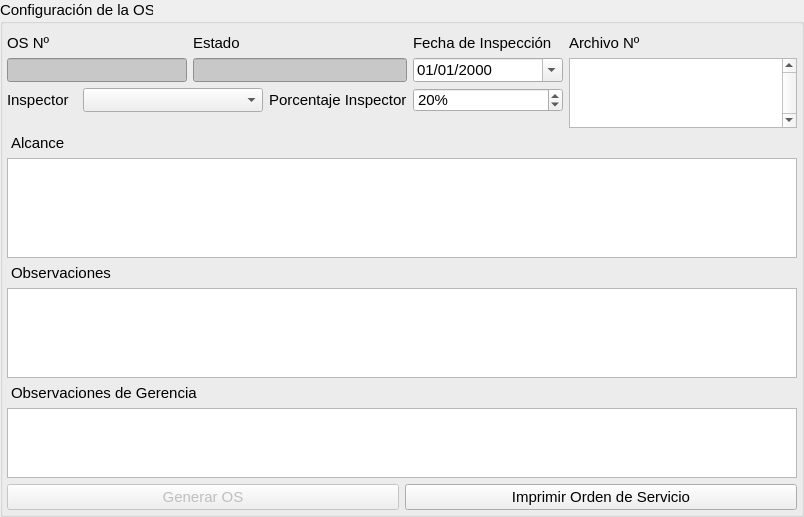
         <widget class="QWidget" name="scrollAreaWidgetContents_3">
          <property name="geometry">
           <rect>
            <x>0</x>
            <y>0</y>
            <width>804</width>
            <height>514</height>
           </rect>
          </property>
          <property name="minimumSize">
           <size>
            <width>0</width>
            <height>0</height>
           </size>
          </property>
          <layout class="QGridLayout" name="gridLayout_8">
           <property name="leftMargin">
            <number>0</number>
           </property>
           <property name="topMargin">
            <number>0</number>
           </property>
           <property name="rightMargin">
            <number>0</number>
           </property>
           <property name="bottomMargin">
            <number>0</number>
           </property>
           <property name="spacing">
            <number>0</number>
           </property>
           <item row="0" column="0">
            <widget class="QGroupBox" name="orderDataGroupBox_2">
             <property name="maximumSize">
              <size>
               <width>16777215</width>
               <height>16777215</height>
              </size>
             </property>
             <property name="font">
              <font>
               <pointsize>11</pointsize>
               <weight>50</weight>
               <bold>false</bold>
              </font>
             </property>
             <property name="title">
              <string>Configuración de la OS</string>
             </property>
             <layout class="QGridLayout" name="gridLayout_21">
              <property name="leftMargin">
               <number>4</number>
              </property>
              <property name="topMargin">
               <number>4</number>
              </property>
              <property name="rightMargin">
               <number>4</number>
              </property>
              <property name="bottomMargin">
               <number>4</number>
              </property>
              <item row="3" column="0">
               <widget class="QLabel" name="label_41">
                <property name="font">
                 <font>
                  <pointsize>11</pointsize>
                 </font>
                </property>
                <property name="text">
                 <string>Observaciones</string>
                </property>
                <property name="indent">
                 <number>4</number>
                </property>
               </widget>
              </item>
              <item row="0" column="0">
               <layout class="QGridLayout" name="gridLayout_9">
                <property name="topMargin">
                 <number>6</number>
                </property>
                <property name="bottomMargin">
                 <number>0</number>
                </property>
                <item row="1" column="2" colspan="3">
                 <widget class="QLineEdit" name="soAccStateLineEdit">
                  <property name="minimumSize">
                   <size>
                    <width>150</width>
                    <height>24</height>
                   </size>
                  </property>
                  <property name="styleSheet">
                   <string notr="true">background-color: rgb(200, 200, 200);
font: 75 oblique 10pt &quot;DejaVu Sans&quot;;</string>
                  </property>
                  <property name="readOnly">
                   <bool>true</bool>
                  </property>
                 </widget>
                </item>
                <item row="0" column="2" colspan="3">
                 <widget class="QLabel" name="label_33">
                  <property name="font">
                   <font>
                    <pointsize>11</pointsize>
                   </font>
                  </property>
                  <property name="text">
                   <string>Estado</string>
                  </property>
                 </widget>
                </item>
                <item row="0" column="6">
                 <widget class="QLabel" name="label_35">
                  <property name="maximumSize">
                   <size>
                    <width>16777215</width>
                    <height>16777215</height>
                   </size>
                  </property>
                  <property name="font">
                   <font>
                    <pointsize>11</pointsize>
                   </font>
                  </property>
                  <property name="text">
                   <string>Archivo Nº</string>
                  </property>
                 </widget>
                </item>
                <item row="1" column="0" colspan="2">
                 <widget class="QLineEdit" name="soIdLineEdit">
                  <property name="minimumSize">
                   <size>
                    <width>180</width>
                    <height>24</height>
                   </size>
                  </property>
                  <property name="maximumSize">
                   <size>
                    <width>16777215</width>
                    <height>16777215</height>
                   </size>
                  </property>
                  <property name="styleSheet">
                   <string notr="true">background-color: rgb(200, 200, 200);
font: 75 oblique 10pt &quot;DejaVu Sans&quot;;</string>
                  </property>
                  <property name="readOnly">
                   <bool>true</bool>
                  </property>
                 </widget>
                </item>
                <item row="0" column="0" colspan="2">
                 <widget class="QLabel" name="label_38">
                  <property name="maximumSize">
                   <size>
                    <width>16777215</width>
                    <height>16777215</height>
                   </size>
                  </property>
                  <property name="font">
                   <font>
                    <pointsize>11</pointsize>
                   </font>
                  </property>
                  <property name="text">
                   <string>OS Nº</string>
                  </property>
                 </widget>
                </item>
                <item row="2" column="4">
                 <widget class="QLabel" name="soInspPercLabel">
                  <property name="font">
                   <font>
                    <pointsize>11</pointsize>
                   </font>
                  </property>
                  <property name="text">
                   <string>Porcentaje Inspector</string>
                  </property>
                 </widget>
                </item>
                <item row="3" column="0" colspan="6">
                 <spacer name="verticalSpacer_2">
                  <property name="orientation">
                   <enum>Qt::Vertical</enum>
                  </property>
                  <property name="sizeHint" stdset="0">
                   <size>
                    <width>20</width>
                    <height>40</height>
                   </size>
                  </property>
                 </spacer>
                </item>
                <item row="2" column="1" colspan="3">
                 <widget class="QComboBox" name="soInspectorsComboBox">
                  <property name="minimumSize">
                   <size>
                    <width>180</width>
                    <height>24</height>
                   </size>
                  </property>
                 </widget>
                </item>
                <item row="1" column="5">
                 <widget class="QDateEdit" name="soAssignDateEdit">
                  <property name="minimumSize">
                   <size>
                    <width>150</width>
                    <height>24</height>
                   </size>
                  </property>
                  <property name="displayFormat">
                   <string>dd/MM/yyyy</string>
                  </property>
                  <property name="calendarPopup">
                   <bool>true</bool>
                  </property>
                 </widget>
                </item>
                <item row="1" column="6" rowspan="3">
                 <widget class="QListWidget" name="recordFoilListWidget">
                  <property name="sizePolicy">
                   <sizepolicy hsizetype="Preferred" vsizetype="Expanding">
                    <horstretch>0</horstretch>
                    <verstretch>0</verstretch>
                   </sizepolicy>
                  </property>
                  <property name="verticalScrollBarPolicy">
                   <enum>Qt::ScrollBarAlwaysOn</enum>
                  </property>
                  <property name="sortingEnabled">
                   <bool>false</bool>
                  </property>
                 </widget>
                </item>
                <item row="0" column="5">
                 <widget class="QLabel" name="soInspPercLabel_2">
                  <property name="font">
                   <font>
                    <pointsize>11</pointsize>
                   </font>
                  </property>
                  <property name="text">
                   <string>Fecha de Inspección</string>
                  </property>
                 </widget>
                </item>
                <item row="2" column="5">
                 <widget class="QDoubleSpinBox" name="soInspPercSpinBox">
                  <property name="minimumSize">
                   <size>
                    <width>0</width>
                    <height>24</height>
                   </size>
                  </property>
                  <property name="suffix">
                   <string>%</string>
                  </property>
                  <property name="decimals">
                   <number>0</number>
                  </property>
                  <property name="value">
                   <double>20.000000000000000</double>
                  </property>
                 </widget>
                </item>
                <item row="2" column="0">
                 <widget class="QLabel" name="label_34">
                  <property name="minimumSize">
                   <size>
                    <width>70</width>
                    <height>0</height>
                   </size>
                  </property>
                  <property name="maximumSize">
                   <size>
                    <width>60</width>
                    <height>16777215</height>
                   </size>
                  </property>
                  <property name="font">
                   <font>
                    <pointsize>11</pointsize>
                   </font>
                  </property>
                  <property name="text">
                   <string>Inspector</string>
                  </property>
                 </widget>
                </item>
               </layout>
              </item>
              <item row="5" column="0">
               <widget class="QLabel" name="label_46">
                <property name="font">
                 <font>
                  <pointsize>11</pointsize>
                 </font>
                </property>
                <property name="text">
                 <string>Observaciones de Gerencia</string>
                </property>
                <property name="indent">
                 <number>4</number>
                </property>
               </widget>
              </item>
              <item row="1" column="0">
               <widget class="QLabel" name="label_43">
                <property name="font">
                 <font>
                  <pointsize>11</pointsize>
                 </font>
                </property>
                <property name="text">
                 <string>Alcance</string>
                </property>
                <property name="indent">
                 <number>4</number>
                </property>
               </widget>
              </item>
              <item row="2" column="0">
               <widget class="QTextEdit" name="soScopeTextEdit">
                <property name="minimumSize">
                 <size>
                  <width>0</width>
                  <height>100</height>
                 </size>
                </property>
                <property name="font">
                 <font>
                  <pointsize>11</pointsize>
                 </font>
                </property>
                <property name="tabChangesFocus">
                 <bool>true</bool>
                </property>
                <property name="acceptRichText">
                 <bool>false</bool>
                </property>
               </widget>
              </item>
              <item row="4" column="0">
               <widget class="QTextEdit" name="soObservTextEdit">
                <property name="minimumSize">
                 <size>
                  <width>0</width>
                  <height>90</height>
                 </size>
                </property>
                <property name="maximumSize">
                 <size>
                  <width>16777215</width>
                  <height>16777215</height>
                 </size>
                </property>
                <property name="font">
                 <font>
                  <pointsize>11</pointsize>
                 </font>
                </property>
                <property name="tabChangesFocus">
                 <bool>true</bool>
                </property>
                <property name="acceptRichText">
                 <bool>false</bool>
                </property>
               </widget>
              </item>
              <item row="7" column="0">
               <widget class="QTextEdit" name="soAdmObservTextEdit">
                <property name="minimumSize">
                 <size>
                  <width>0</width>
                  <height>0</height>
                 </size>
                </property>
                <property name="maximumSize">
                 <size>
                  <width>16777215</width>
                  <height>16777215</height>
                 </size>
                </property>
                <property name="font">
                 <font>
                  <pointsize>11</pointsize>
                 </font>
                </property>
                <property name="tabChangesFocus">
                 <bool>true</bool>
                </property>
                <property name="readOnly">
                 <bool>true</bool>
                </property>
                <property name="acceptRichText">
                 <bool>false</bool>
                </property>
               </widget>
              </item>
              <item row="8" column="0">
               <layout class="QHBoxLayout" name="horizontalLayout_22">
                <item>
                 <widget class="QPushButton" name="soGenButton">
                  <property name="enabled">
                   <bool>false</bool>
                  </property>
                  <property name="text">
                   <string>Generar OS</string>
                  </property>
                  <property name="icon">
                   <iconset resource="../resources/resources.qrc">
                    <normaloff>:/icons/icons/generate.png</normaloff>:/icons/icons/generate.png</iconset>
                  </property>
                 </widget>
                </item>
                <item>
                 <widget class="QPushButton" name="soPrintButton">
                  <property name="text">
                   <string>Imprimir Orden de Servicio</string>
                  </property>
                  <property name="icon">
                   <iconset resource="../resources/resources.qrc">
                    <normaloff>:/icons/icons/printer.png</normaloff>:/icons/icons/printer.png</iconset>
                  </property>
                 </widget>
                </item>
               </layout>
              </item>
             </layout>
            </widget>
           </item>
          </layout>
         </widget>
